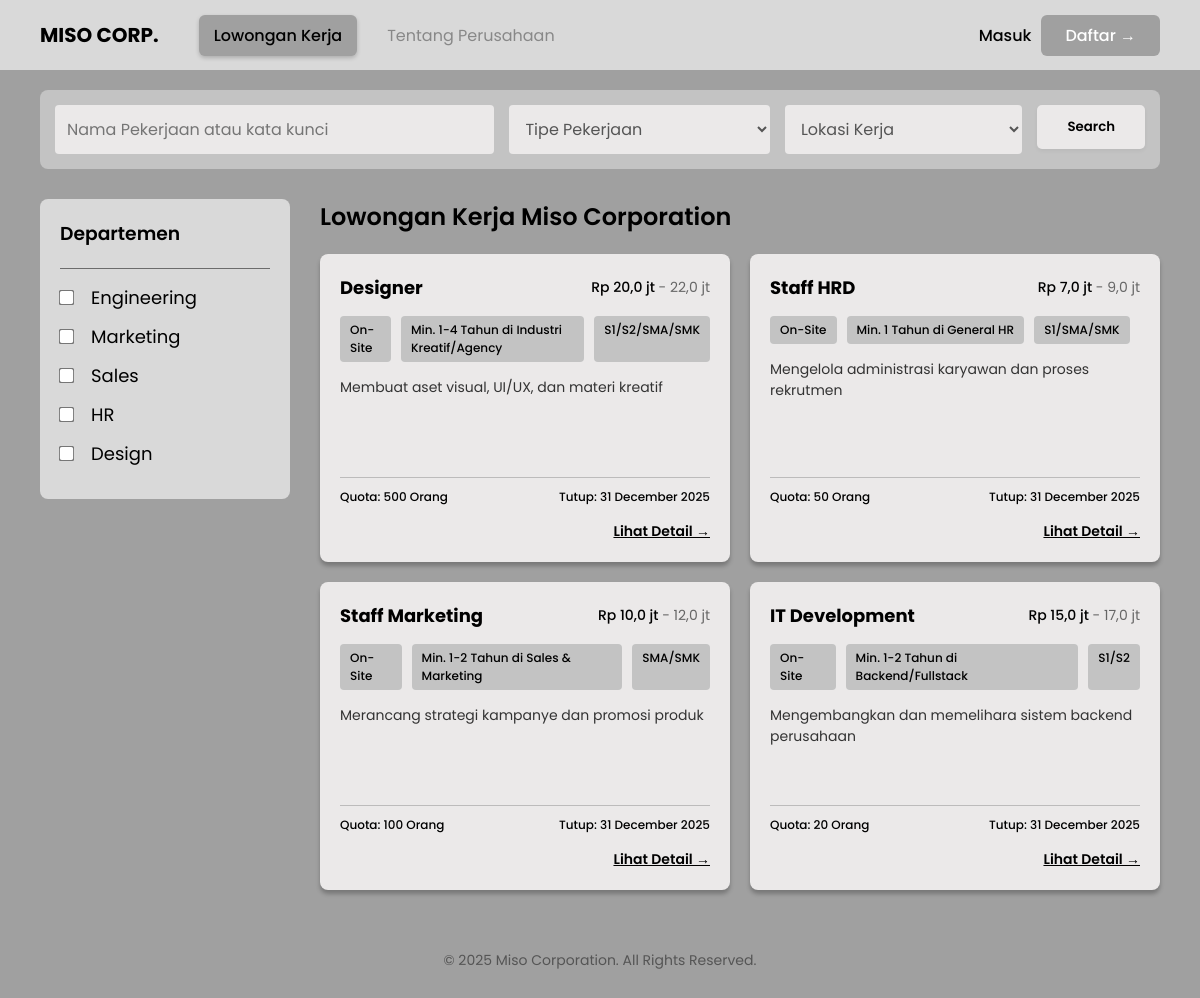
The page / on the database its author committed.
### tables this page shows
CREATE TABLE departments (
    department_id INT AUTO_INCREMENT PRIMARY KEY,
    name VARCHAR(50) NOT NULL,
    note TEXT
);

CREATE TABLE jobs (
    job_id INT AUTO_INCREMENT PRIMARY KEY,
    department_id INT,
    title VARCHAR(50), 
    description TEXT,
    requirement_id INT, 
    job_type ENUM('On-Site','Remote','Hybrid'),
    salary INT,
    quota INT,
    closing_date DATE,
    FOREIGN KEY (department_id) REFERENCES departments(department_id),
    FOREIGN KEY (requirement_id) REFERENCES requirements(requirement_id)
);

CREATE TABLE requirements (
    requirement_id INT AUTO_INCREMENT PRIMARY KEY,
    education VARCHAR(50),
    experience VARCHAR(50),
    status_degree_certificate ENUM('Required','Optional','None') DEFAULT 'None',  
    status_identity_card ENUM('Required','Optional','None') DEFAULT 'Required',   
    status_family_register ENUM('Required','Optional','None') DEFAULT 'None',     
    status_police_certificate ENUM('Required','Optional','None') DEFAULT 'None',  
    status_passport_photo ENUM('Required','Optional','None') DEFAULT 'None',      
    status_cv ENUM('Required','Optional','None') DEFAULT 'Required',              
    status_resume ENUM('Required','Optional','None') DEFAULT 'None',              
    status_training_certificate ENUM('Required','Optional','None') DEFAULT 'None',
    status_portfolio ENUM('Required','Optional','None') DEFAULT 'None',           
    status_health_certificate ENUM('Required','Optional','None') DEFAULT 'None'
);

### index.php (the view, shortened to what this page needs)
<?php
require_once 'config/database.php';
$queryJobs = "SELECT
                j.*,
                d.name AS dept_name,
                r.education,
                r.experience,
                j.job_type,
                j.salary,
                j.quota,
                j.closing_date
              FROM jobs j
              JOIN departments d ON j.department_id = d.department_id
              JOIN requirements r ON j.requirement_id = r.requirement_id
              WHERE j.closing_date >= CURDATE()
              ORDER BY j.job_id DESC";
$stmtJobs = $conn->prepare($queryJobs);
$stmtJobs->execute();
$jobs = $stmtJobs->fetchAll(PDO::FETCH_ASSOC);
$queryDepts = "SELECT * FROM departments";
$stmtDepts = $conn->prepare($queryDepts);
$stmtDepts->execute();
$departments = $stmtDepts->fetchAll(PDO::FETCH_ASSOC);
?>
<!DOCTYPE html>
<html lang="id">
<head>
    <link rel="stylesheet" href="assets/css/style.css?v=<?php echo time(); ?>">
    <link rel="stylesheet" href="https://cdnjs.cloudflare.com/ajax/libs/font-awesome/6.0.0/css/all.min.css">
</head>
<body>
    <?php include 'includes/header.php'; ?>
    <div class="search-section">
        <form action="" method="GET" class="search-bar">
            <input type="text" name="q" placeholder="Nama Pekerjaan atau kata kunci">
            <select name="type">
                <option value="">Tipe Pekerjaan</option>
            </select>
            <select name="location">
                <option value="">Lokasi Kerja</option>
            </select>
            <button type="submit" class="btn-search">Search</button>
        </form>
    </div>
    <div class="container">
        <aside class="sidebar">
            <h3>Departemen</h3>
            <div class="divider"></div>
            <form action="" method="GET">
                <ul>
                    <?php foreach($departments as $dept): ?>
                    <li>
                        <label style="cursor: pointer; display: flex; align-items: center;">
                            <input type="checkbox" name="dept[]" value="<?php echo $dept['department_id']; ?>">
                            <span style="margin-left: 8px;"><?php echo htmlspecialchars($dept['name']); ?></span>
                        </label>
                    </li>
                    <?php endforeach; ?>
                </ul>
            </form>
        </aside>
        <main class="content">
            <h2>Lowongan Kerja Miso Corporation</h2>
            <div class="job-grid">
                <?php if (count($jobs) > 0): ?>
                    <?php foreach($jobs as $job): ?>
                    <div class="job-card">
                        <div class="card-header">
                            <h3><?php echo htmlspecialchars($job['title']); ?></h3>
                            <div class="salary">
                                Rp <?php echo number_format($job['salary']/1000000, 1, ',', '.'); ?> jt
                                <span style="font-weight: normal; color: #666;">- <?php echo number_format(($job['salary']/1000000)+2, 1, ',', '.'); ?> jt</span>
                            </div>
                        </div>
                        <div class="tags">
                            <span><?php echo $job['job_type']; ?></span>
                            <span><?php echo htmlspecialchars($job['experience']); ?></span>
                            <span><?php echo htmlspecialchars($job['education']); ?></span>
                        </div>
                        <div class="description">
                            <?php echo nl2br(htmlspecialchars($job['description'])); ?>
                        </div>
                        <div class="divider-card"></div>
                        <div class="card-footer">
                            <span>Quota: <?php echo $job['quota']; ?> Orang</span>
                            <span>Tutup: <?php echo date('d F Y', strtotime($job['closing_date'])); ?></span>
                        </div>
                        <a href="admin/jobs/detail.php?id=<?php echo $job['job_id']; ?>" style="margin-top: 15px; text-align: right; color: #000; font-weight: 600; text-decoration: underline; font-size: 14px;">Lihat Detail &rarr;</a>
                    </div>
                    <?php endforeach; ?>
                <?php else: ?>
                    <p style="grid-column: 1 / -1; text-align: center;">Tidak ada lowongan tersedia saat ini.</p>
                <?php endif; ?>
            </div>
        </main>
    </div>
    <?php include 'includes/footer.php'; ?>
</body>
</html>

### includes/header.php (shortened to what this page needs)
<?php
$base_url = '/recruitment';
$current_page = basename($_SERVER['PHP_SELF']);
?>
<nav class="navbar">
    <div class="nav-left">
        <a href="<?php echo $base_url; ?>/index.php" class="logo">
            MISO CORP.
        </a>
        <div class="nav-links">
            <?php if (isset($_SESSION['role']) && $_SESSION['role'] == 'admin'): ?>
                <a href="<?php echo $base_url; ?>/admin/index.php" class="<?php echo ($current_page == 'index.php') ? 'active' : ''; ?>">Dashboard</a>
                <a href="<?php echo $base_url; ?>/admin/jobs/job.php" class="<?php echo ($current_page == 'job.php') ? 'active' : ''; ?>">Lowongan Kerja</a>
                <a href="<?php echo $base_url; ?>/admin/applications/application.php" class="<?php echo ($current_page == 'application.php') ? 'active' : ''; ?>">Pendaftaran</a>
                <a href="#">Departemen</a>
                <a href="#">Persyaratan</a>
                <a href="#">User</a>
            <?php elseif (isset($_SESSION['role']) && $_SESSION['role'] == 'candidate'): ?>
                <a href="<?php echo $base_url; ?>/index.php" class="<?php echo ($current_page == 'index.php') ? 'active' : ''; ?>">Lowongan Tersedia</a>
                <a href="<?php echo $base_url; ?>/about.php" class="<?php echo ($current_page == 'about.php') ? 'active' : ''; ?>">Tentang Perusahaan</a>
            <?php else: ?>
                <a href="<?php echo $base_url; ?>/index.php" class="<?php echo ($current_page == 'index.php') ? 'active' : ''; ?>">Lowongan Kerja</a>
                <a href="<?php echo $base_url; ?>/about.php" class="<?php echo ($current_page == 'about.php') ? 'active' : ''; ?>">Tentang Perusahaan</a>
            <?php endif; ?>
        </div>
    </div>
    <div class="nav-right">
        <?php if (isset($_SESSION['user_id'])): ?>
            <span style="font-weight: 600; font-size: 16px;">
                <?php echo htmlspecialchars($_SESSION['full_name'] ?? $_SESSION['role']); ?>
            </span>
            <div class="profile-icon">
                <svg class="icon-svg" xmlns="http://www.w3.org/2000/svg" viewBox="0 0 24 24">
                    <path d="M20 21v-2a4 4 0 0 0-4-4H8a4 4 0 0 0-4 4v2"></path>
                    <circle cx="12" cy="7" r="4"></circle>
                </svg>
            </div>
            <a href="<?php echo $base_url; ?>/auth/logout.php" style="margin-left: 10px; color: #333;" title="Logout">
                <svg class="icon-svg" xmlns="http://www.w3.org/2000/svg" viewBox="0 0 24 24">
                    <path d="M9 21H5a2 2 0 0 1-2-2V5a2 2 0 0 1 2-2h4"></path>
                    <polyline points="16 17 21 12 16 7"></polyline>
                    <line x1="21" y1="12" x2="9" y2="12"></line>
                </svg>
            </a>
        <?php else: ?>
            <a href="<?php echo $base_url; ?>/auth/login.php">Masuk</a>
            <a href="<?php echo $base_url; ?>/auth/register.php" class="btn-daftar">Daftar &rarr;</a>
        <?php endif; ?>
    </div>
</nav>

### includes/footer.php
<footer style="text-align: center; padding: 20px; font-size: 14px; color: #555; margin-top: 40px;">
    &copy; <?php echo date('Y'); ?> Miso Corporation. All Rights Reserved.
</footer>

### assets/css/style.css (style rules this page uses)
* { margin: 0; padding: 0; box-sizing: border-box; font-family: 'Poppins', sans-serif; }
body { background-color: #A0A0A0; padding-bottom: 50px; min-height: 100vh; }
.navbar { background-color: #D9D9D9; padding: 0 40px; display: flex; justify-content: space-between; align-items: center; height: 70px; }
.nav-left { display: flex; align-items: center; gap: 40px; }
.navbar .logo { font-weight: 700; font-size: 20px; color: #000; text-decoration: none; }
.navbar .nav-links { display: flex; gap: 15px; }
.navbar .nav-links a { text-decoration: none; color: #888; font-size: 16px; padding: 8px 15px; border-radius: 6px; transition: all 0.3s; }
.navbar .nav-links a.active { background-color: #A0A0A0; color: #000; font-weight: 500; box-shadow: 0 2px 4px rgba(0,0,0,0.2); }
.nav-right { display: flex; align-items: center; gap: 10px; font-weight: 500; }
.navbar .nav-right a { text-decoration: none; color: #000; font-size: 16px; font-weight: 500; transition: all 0.3s ease; }
.btn-daftar { background-color: #A0A0A0; padding: 8px 24px; border-radius: 6px; color: white !important; font-weight: 600; display: inline-block; transition: background 0.3s ease; }
.search-section { padding: 20px 40px; }
.search-bar { background-color: #C3C3C3; padding: 15px; border-radius: 8px; display: flex; gap: 15px; }
.search-bar input, .search-bar select { padding: 12px; border: none; border-radius: 4px; font-size: 16px; background-color: #EBE9E9; color: #555; flex-grow: 1; }
.btn-search { background-color: #EBE9E9; color: #000; border: none; padding: 12px 30px; border-radius: 5px; font-weight: 600; cursor: pointer; transition: all 0.3s ease; white-space: nowrap; height: 100%; box-shadow: 0 2px 4px rgba(0,0,0,0.05); }
.container { display: grid; grid-template-columns: 250px 1fr; gap: 30px; padding: 0 40px; margin-top: 10px; }
.sidebar { background-color: #D9D9D9; padding: 20px; border-radius: 8px; height: fit-content; }
.sidebar h3 { font-weight: 600; margin-bottom: 10px; }
.sidebar .divider { height: 1px; background-color: #000; opacity: 0.5; margin-bottom: 15px; }
.sidebar ul { list-style: none; }
.sidebar ul li { margin-bottom: 12px; font-size: 18px; }
.sidebar input[type="checkbox"] { margin-right: 10px; transform: scale(1.2); }
.content h2 { font-size: 24px; font-weight: 600; margin-bottom: 20px; }
.job-grid { display: grid; grid-template-columns: 1fr 1fr; gap: 20px; }
.job-card { background-color: #EBE9E9; border-radius: 8px; padding: 20px; box-shadow: 0 4px 4px rgba(0,0,0,0.25); display: flex; flex-direction: column; }
.card-header { display: flex; justify-content: space-between; align-items: center; margin-bottom: 15px; }
.card-header h3 { font-weight: 700; font-size: 18px; }
.card-header .salary { font-size: 14px; font-weight: 500; }
.tags { display: flex; gap: 10px; margin-bottom: 15px; }
.tags span { background-color: #C3C3C3; padding: 5px 10px; border-radius: 4px; font-size: 12px; font-weight: 500; }
.description { font-size: 14px; color: #333; margin-bottom: 20px; line-height: 1.5; height: 80px; overflow: hidden; }
.divider-card { height: 1px; background-color: #000; opacity: 0.2; margin-bottom: 10px; margin-top: auto; }
.card-footer { display: flex; justify-content: space-between; font-size: 12px; font-weight: 500; }
.btn-search { background-color: #EBE9E9; border: none; padding: 12px 30px; border-radius: 5px; font-weight: 600; cursor: pointer; transition: 0.3s; white-space: nowrap; }
.divider { border: 0; height: 1px; background-color: #DDD; margin: 20px 0 30px 0; }

### rows shown on the page
departments: name "Engineering"
departments: name "Marketing"
departments: name "Sales"
departments: name "HR"
departments: name "Design"
jobs: title "Designer", $job['salary']/1000000 "20,0", ($job['salary']/1000000)+2 "22,0", job_type "On-Site", requirement.experience "Min. 1-4 Tahun di Industri Kreatif/Agency", requirement.education "S1/S2/SMA/SMK", description "Membuat aset visual, UI/UX, dan materi kreatif", quota "500", closing_date "31 December 2025"
jobs: title "Staff HRD", $job['salary']/1000000 "7,0", ($job['salary']/1000000)+2 "9,0", job_type "On-Site", requirement.experience "Min. 1 Tahun di General HR", requirement.education "S1/SMA/SMK", description "Mengelola administrasi karyawan dan proses rekrutmen", quota "50", closing_date "31 December 2025"
jobs: title "Staff Marketing", $job['salary']/1000000 "10,0", ($job['salary']/1000000)+2 "12,0", job_type "On-Site", requirement.experience "Min. 1-2 Tahun di Sales & Marketing", requirement.education "SMA/SMK", description "Merancang strategi kampanye dan promosi produk", quota "100", closing_date "31 December 2025"
jobs: title "IT Development", $job['salary']/1000000 "15,0", ($job['salary']/1000000)+2 "17,0", job_type "On-Site", requirement.experience "Min. 1-2 Tahun di Backend/Fullstack", requirement.education "S1/S2", description "Mengembangkan dan memelihara sistem backend perusahaan", quota "20", closing_date "31 December 2025"
